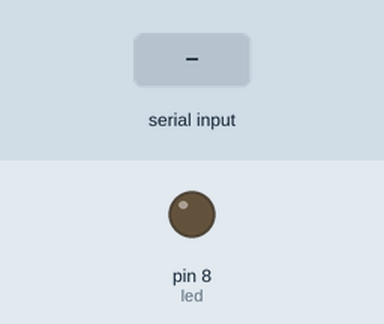
Bench run of a sketch on a simulated Arduino Uno, built with avr-gcc and run on an emulated ATmega328P. Parts: output pins drawn as LEDs (lit = HIGH). The test bench sets the inputs (shaded band).

Above: at 1.2 s.
1.3 s: "1" received over the second serial link
At 2.3 s:
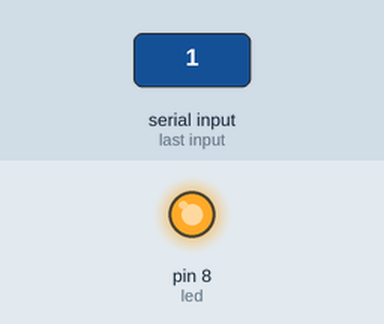
2.8 s: "0" received over the second serial link
At 3.4 s:
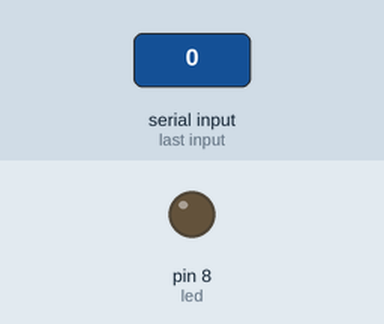
Timing chart, 0 to 5.8 s (numbered marks = the images above; inputs shaded):
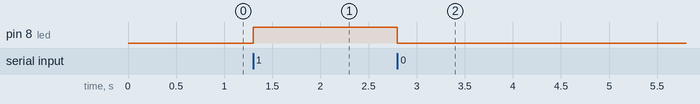

The sketch:

arduino2.ino
```cpp
#include <SoftwareSerial.h>

SoftwareSerial mySerial(2, 3);
int led = 8;

void setup() {
  mySerial.begin(9600);
  pinMode(led, OUTPUT);
}

void loop() {
  while(mySerial.available()>0){
   char veri = mySerial.read();
    if (veri == '1'){
      digitalWrite(led,HIGH);
      }else{
        digitalWrite(led, LOW);
      }
    }
}
```

Measured:
- after the input at 1.3 s, pin 8 (led): LOW → HIGH at once
- after the input at 2.8 s, pin 8 (led): HIGH → LOW at once
